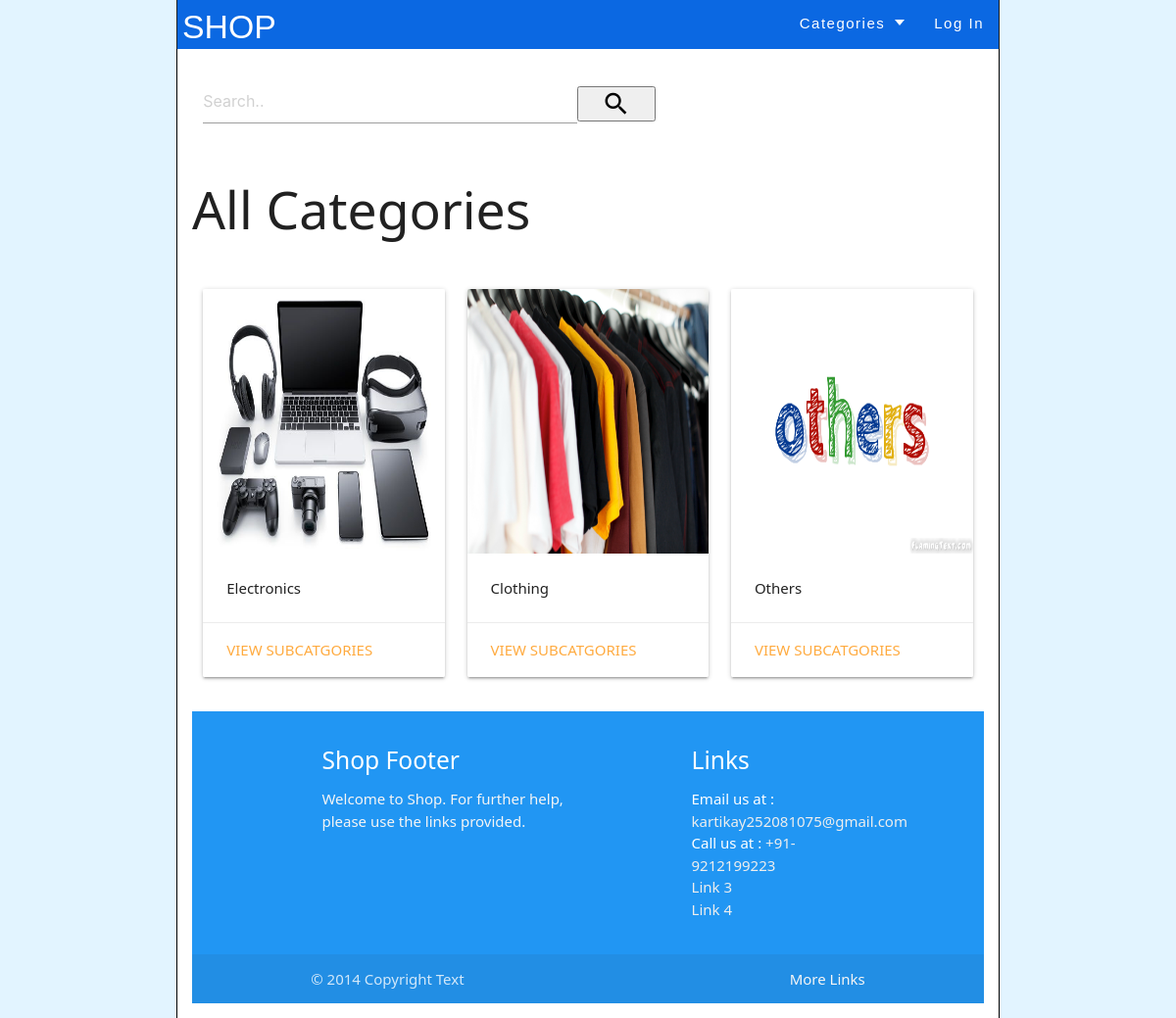
The page /category on the database its author committed.
### Product/models.py (models this page shows, shortened)
class Category(models.Model):
    id = models.AutoField(primary_key=True)
    categoryType = models.CharField(max_length=20,blank=False,null=False,)
    thumbnail = models.ImageField(null=True, blank=True)
    createDate = models.DateTimeField(auto_now_add=True)
    updateDate = models.DateTimeField(auto_now=True)

### Product/views.py (the view)
# urls.py: path("category", views.category, name="category"),
def category(request):
    categories = Category.objects.all()
    return render(request, "Product/categories.html", context={"categories":categories})

### Product/context_processors.py (called while the page is built)
def cartCountVariable(request):
    return {
        'cartCount': cartCount(request)
    }

def categoryDropdownMenu(request):
    return {
        'categoryDropdown': categoryDropdown(request)
    }

### Product/views.py (called while the page is built)
def cartCount(request):
    user = request.user
    cartCount = 0
    try:
        if user is not None:
            cart = Cart.objects.filter(user=user)
            for i in cart:
                cartCount += i.quantity
        return cartCount
    except:
        return cartCount

def categoryDropdown(request):
    categories = Category.objects.all()
    return categories

### Product/templates/Product/categories.html
{% extends "User/layout.html" %}
{% block body %}
    <h2>All Categories</h2><br>
    <div class="row">
  	{% for category in categories %}
    <div class="col s12 m4">
      <div class="card">
        <div class="card-image">
          <img src="{{ category.thumbnail.url|default_if_none:'#' }}" height="270">
        </div>
        <div class="card-content">
          <p><strong>{{ category.categoryType }}</strong></p>
        </div>
        <div class="card-action">
          <a href="{% url 'subCategory' category.id %}">View SubCatgories</a>
        </div>
      </div>
    </div>
    {% empty %}
	<h1>No active listings!</h1>
    {% endfor %}
  </div>
{% endblock %}

### rows shown on the page
Category: thumbnail (picture), categoryType "Electronics"
Category: thumbnail (picture), categoryType "Clothing"
Category: thumbnail (picture), categoryType "Others"
